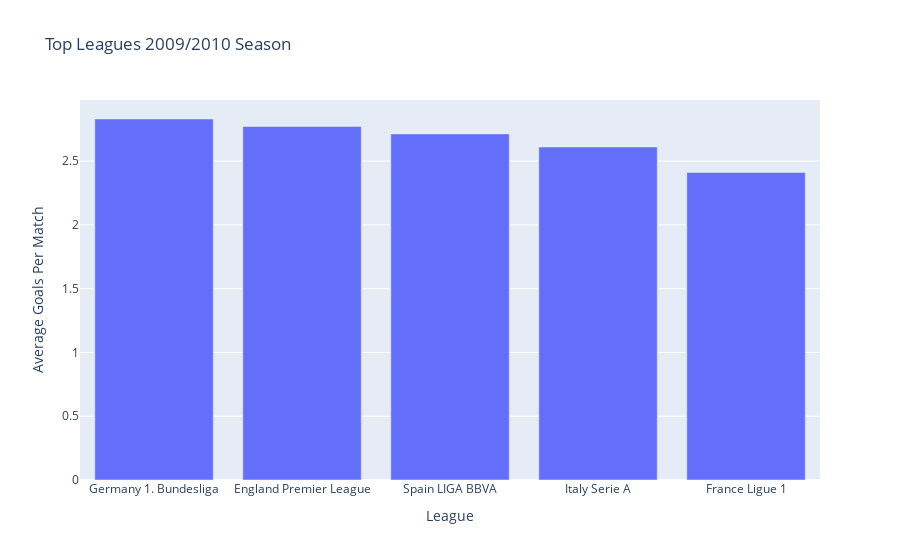

The cell this chart's notebook holds for it:
### Code cell
season_9_10 = season_9_10.sort_values(['avg_goals_per_match'], ascending=False)[['league_name','avg_goals_per_match','avg_home_goals','avg_away_goals']].copy()
fig = px.bar(season_9_10 , x='league_name' , y='avg_goals_per_match',title='Top Leagues 2009/2010 Season')
fig.update_xaxes(title_text='League')
fig.update_yaxes(title_text='Average Goals Per Match')

fig.show()

### Figure 1 — Plotly figure (JSON) as saved in the notebook; plotly's stock layout.template omitted (floating-point values rounded to 4 significant figures)
{"data": [{"alignmentgroup": "True", "hovertemplate": "league_name=%{x}<br>avg_goals_per_match=%{y}<extra></extra>", "legendgroup": "", "marker": {"color": "#636efa", "pattern": {"shape": ""}}, "name": "", "offsetgroup": "", "orientation": "v", "showlegend": false, "textposition": "auto", "type": "bar", "x": ["Germany 1. Bundesliga", "England Premier League", "Spain LIGA BBVA", "Italy Serie A", "France Ligue 1"], "xaxis": "x", "y": [2.83, 2.771, 2.713, 2.611, 2.411], "yaxis": "y"}], "layout": {"barmode": "relative", "legend": {"tracegroupgap": 0}, "title": {"text": "Top Leagues 2009/2010 Season"}, "xaxis": {"anchor": "y", "domain": [0, 1], "title": {"text": "League"}}, "yaxis": {"anchor": "x", "domain": [0, 1], "title": {"text": "Average Goals Per Match"}}}}
